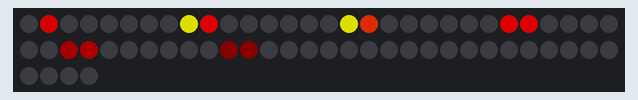
Simulated run of this sketch. Board: Arduino Uno, built with avr-gcc and run on an emulated ATmega328P. Shown: 64 RGB LEDs in strip order, left to right, continuing on the next row. Dim RGB values are drawn brighter than linear; random numbers use the default seed unless the sketch sets one.

Above: at 0.15 s.
At 7.47 s:
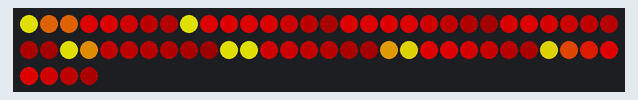
At 14.64 s:
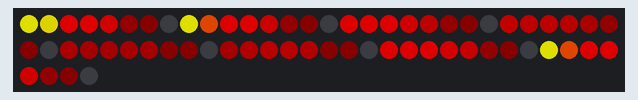
At 19.94 s:
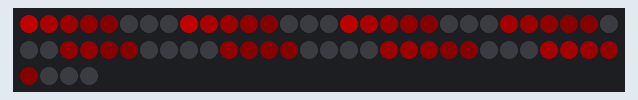
At 22.69 s:
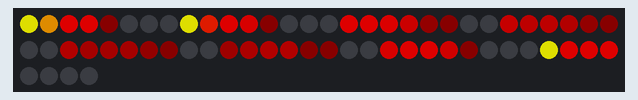
At 39.63 s:
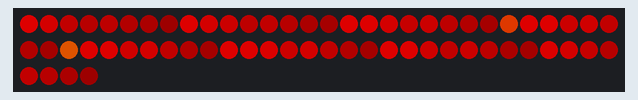

The sketch:

wscarre64FIRE.ino
```cpp
#include <FastLED.h>

// nombre de leds
#define NBRPIX 64

// matrice pour calculer l'image
uint8_t firematrice[8][8];

// tableau de leds
CRGB leds[NBRPIX];
// palette
CRGBPalette16 gPal;

void setup() {
  // initialisation du PRNG
  randomSeed(analogRead(0));

  // configuration des leds
  FastLED.addLeds<WS2812B, 6, GRB>(leds, NBRPIX);
  // ajustement luminosité
  FastLED.setBrightness(155);
  // initialisation palette personnalisée
  gPal = CRGBPalette16(CRGB::Black, CRGB::Red, CRGB::Red, CRGB::Yellow,
                       CRGB::Yellow, CRGB::Yellow, CRGB::Yellow, CRGB::White,
                       CRGB::White, CRGB::White, CRGB::White, CRGB::White,
                       CRGB::White, CRGB::White, CRGB::White, CRGB::White);
}

void loop() {
  // On ajoute peut-être un pixel chaud en bas
  // 2 chances sur 3
  if(random(0,3)) {
    firematrice[0][random(0,8)] = random(160,256);
  }

  // On lisse la desnière ligne en faisant la moyenne
  for (int x=0; x<8; x++) {
    firematrice[0][x]=
      (firematrice[0][(x-1>0) ? x-1 : 7]+
      firematrice[0][x]+
      firematrice[0][(x+1<7) ? x+1 : 0])/4;
  }

  // Pour chaque pixel on fait une moyen des pixels plus bas
  // et on divise pour "refroidir" le tout
  for (int y=1; y<8; y++) {
    for(int x=0; x<8; x++) {
      firematrice[y][x]=
        (firematrice[y-1][(x-1>0) ? x-1 : 7]+
        firematrice[y-1][x]+
        firematrice[y-1][(x+1<7) ? x+1 : 0])/4;
    }

    // Après chaque ligne traitée, on rafraichi l'affichage
    for(int i=0; i<8; i++) {
      for(int j=0; j<8; j++) {
        // on applique la palette aux leds
        CRGB color = ColorFromPalette(gPal, firematrice[i][j]);
        leds[(j*8)+i]=color;
      }
    }
    // affichage
    FastLED.show();
    delay(10);
  }
}
```
